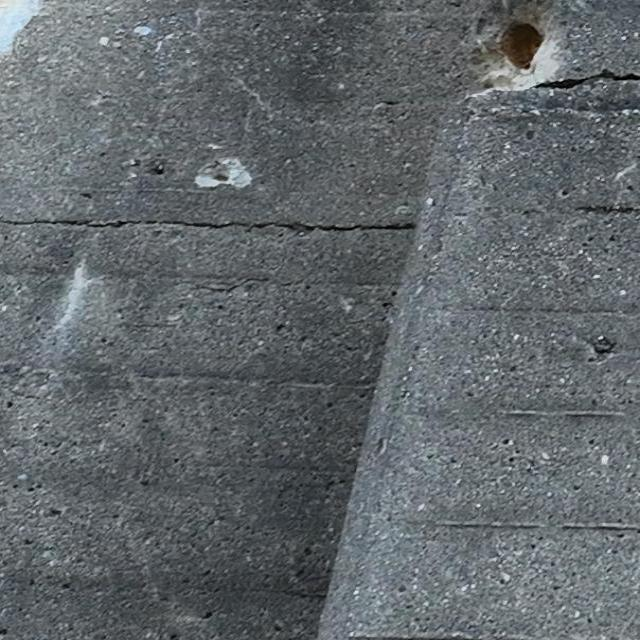
#> input picture dados/amostra/Images/A1020.jpg, 640 x 640 px
$ python -i modelo_simples.py   (imports and definitions only)   (older library calls are emulated)
#> lines starting #> are read from the running program, lines starting #| are printed output that depends on the picture
### codigo/config.py
"""Parâmetros configuráveis do protótipo (Semana 2)."""

from __future__ import annotations

import os
import logging
from pathlib import Path

logger = logging.getLogger(__name__)

RAIZ_PROJETO: Path = Path(__file__).resolve().parent.parent

# O nome original da pasta no dataset tem um erro de digitação ("Segmentaion")
PASTA_DENTRO_DO_ZIP: str = "Damage Segmentaion"

# Caminhos dentro do zip
PASTA_IMAGENS: str = f"{PASTA_DENTRO_DO_ZIP}/Images"
PASTA_MASCARAS: str = f"{PASTA_DENTRO_DO_ZIP}/Refined Labels/Mask"
PASTA_XML: str = f"{PASTA_DENTRO_DO_ZIP}/Refined Labels/Pascal Voc"

# Máscaras coloridas do DamCrack (Refined Labels/Mask):
# vermelho = classe 0 (tratamos como possível rachadura)
# azul     = classe 1 (outro dano, em geral spalling — confirmar no artigo)
COR_CLASSE_0: tuple[int, int, int] = (255, 0, 0)  # RGB
COR_CLASSE_1: tuple[int, int, int] = (0, 0, 255)

NOMES_CLASSE: dict[int, str] = {
    0: "possivel_rachadura",
    1: "outro_dano",
}

# Constantes de pré-processamento e análise de imagem
TAMANHO_MAXIMO: int = 640
KERNEL_BLUR: tuple[int, int] = (5, 5)
LIMIAR_CANNY_BAIXO: int = 70
LIMIAR_CANNY_ALTO: int = 180
KERNEL_MORFOLOGIA: int = 3
AREA_MINIMA_REGIAO: float = 80.0

# Pré-processamento e remoção de ruído. São operações locais de CPU e não usam
# rede neural; são aplicadas a qualquer foto, webcam ou vídeo antes da detecção.
CLAHE_CLIP_LIMIT: float = 2.0
CLAHE_GRADE: tuple[int, int] = (8, 8)
BILATERAL_DIAMETRO: int = 7
BILATERAL_SIGMA_COR: float = 35.0
BILATERAL_SIGMA_ESPACO: float = 35.0
AREA_MINIMA_COMPONENTE: int = 30
FRACAO_MAXIMA_COMPONENTE: float = 0.15
COBERTURA_MAXIMA_METODO_VOTO: float = 0.25
ESCALA_FRANGI: float = 0.5
COMPRIMENTO_MINIMO_REGIAO_VOTO: int = 24
FRACAO_COMPRIMENTO_MINIMO_VOTO: float = 0.078

# Constantes para alertas
PERSISTENCIA_INSPECAO: int = 3
CONFIANCA_INSPECAO: float = 0.45
VOTOS_MINIMOS_URGENTE: int = 3

# Faixas de tamanho VISUAL na imagem. Não são limites geotécnicos nem servem
# para diagnosticar a estabilidade da barragem; apenas definem prioridade de
# inspeção para a maior região encontrada pela câmera.
AREA_RELATIVA_MEDIA: float = 0.0015
AREA_RELATIVA_GRANDE: float = 0.008
COMPRIMENTO_RELATIVO_MEDIO: float = 0.10
COMPRIMENTO_RELATIVO_GRANDE: float = 0.30

# Constantes mágicas da segmentação
KERNEL_MORFOLOGIA_GRANDE: int = 15
ADAPTATIVO_BLOCO: int = 51
ADAPTATIVO_C: int = 9
PERCENTIL_BLACKHAT: float = 88.0
PERCENTIL_TOPHAT: float = 88.0
PERCENTIL_SOBEL: float = 85.0
PERCENTIL_FRANGI: float = 92.0
FRANGI_LIMIAR_RESOLUCAO: int = 360
BINS_MODELO_SIMPLES: int = 32


def _zip_padrao() -> Path:
    """Retorna o caminho padrão do arquivo ZIP contendo os dados."""
    env = os.environ.get("DAMCRACK_ZIP")
    if env:
        return Path(env)
    candidatos = [
        Path("/content/drive/MyDrive/Damage Segmentaion.zip"),
        Path("/content/drive/MyDrive/Documentos/Damage Segmentaion.zip"),
        Path("/content/Damage Segmentaion.zip"),
        Path.home() / "Documentos/Damage Segmentaion.zip",
        RAIZ_PROJETO / "Damage Segmentaion.zip",
    ]
    for caminho in candidatos:
        if caminho.is_file():
            return caminho
    return candidatos[0]


ZIP_PADRAO: Path = _zip_padrao()
PASTA_AMOSTRA: Path = Path(os.environ.get("DAMCRACK_AMOSTRA", str(RAIZ_PROJETO / "dados" / "amostra")))
PASTA_RESULTADOS: Path = RAIZ_PROJETO / "resultados"
PASTA_MODELOS: Path = PASTA_RESULTADOS / "modelos"
MODELO_SIMPLES_PADRAO: Path = PASTA_MODELOS / "limiar_damcrack.npz"


# [14 lines left out: function definir_zip, not called in this run]

### codigo/modelo_simples.py
"""Classificador leve treinado com as máscaras do DamCrack, sem rede neural."""

from __future__ import annotations

from functools import lru_cache
from pathlib import Path

import cv2
import numpy as np

from codigo import config

BINS = config.BINS_MODELO_SIMPLES


# [92 lines left out: functions caracteristicas_visuais, _indices_caracteristicas, _carregar_tabela, segmentar_com_modelo, not called in this run]

>>> import cv2
>>> picture = cv2.imread('../dados/amostra/Images/A1020.jpg')
#> picture is the input picture: shape (640, 640, 3); mean B, G, R 106.9, 103.4, 97.6
>>> result = caracteristicas_visuais(picture)
#> in caracteristicas_visuais, `fundo = cv2.GaussianBlur(cinza, (0, 0), sigmaX=5)`:
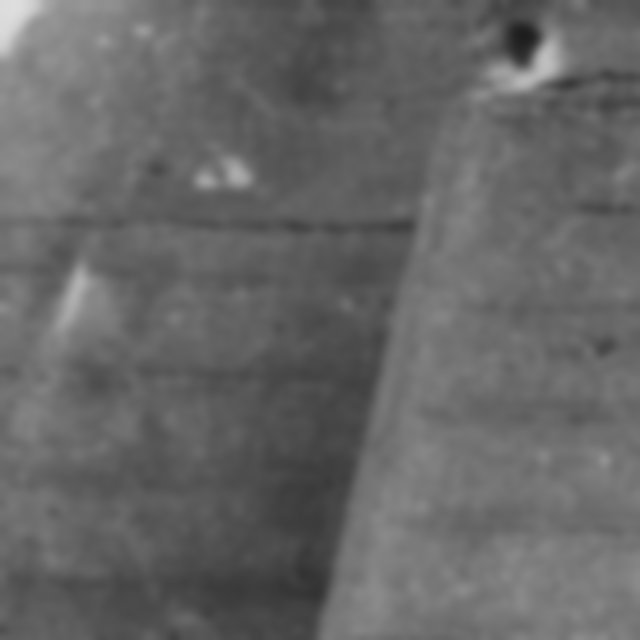
#> fundo: shape (640, 640); min 29, max 222, mean 102.1
#> in caracteristicas_visuais, `escuro = cv2.subtract(fundo, cinza)`:
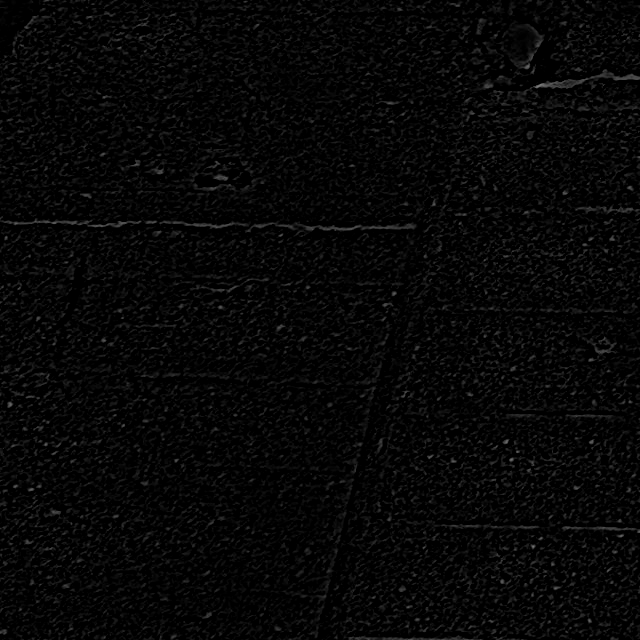
#> escuro: shape (640, 640); min 0, max 122, mean 6.7
#> in caracteristicas_visuais, `gradiente_x = cv2.Sobel(cinza, cv2.CV_32F, 1, 0, ksize=3)`:
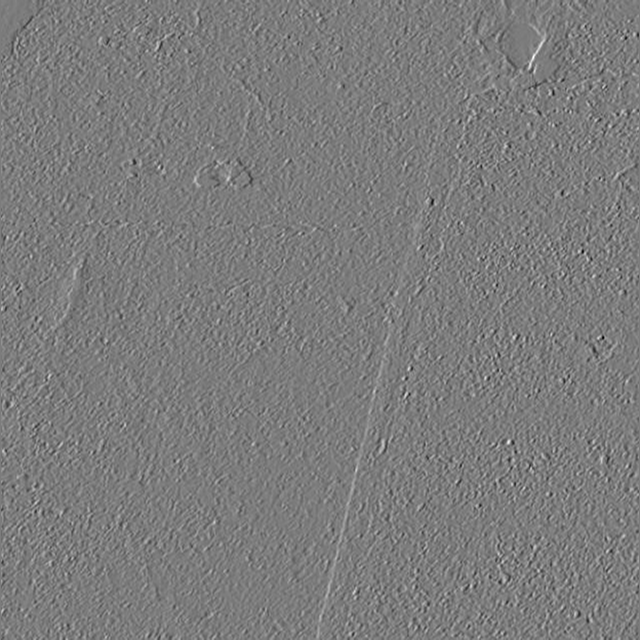
#> gradiente_x: shape (640, 640) float32; min -585, max 614, mean -0.2; drawn with min black and max white
#> in caracteristicas_visuais, `gradiente_y = cv2.Sobel(cinza, cv2.CV_32F, 0, 1, ksize=3)`:
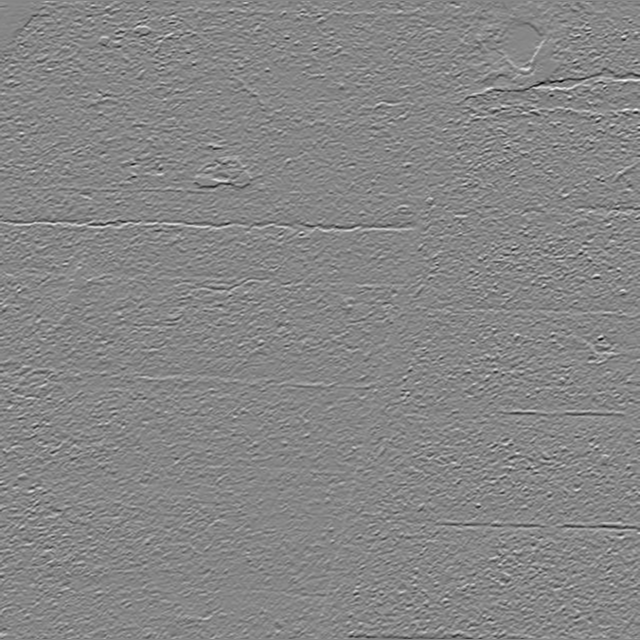
#> gradiente_y: shape (640, 640) float32; min -722, max 647, mean -0.2; drawn with min black and max white
#> in caracteristicas_visuais, `borda = np.clip(cv2.magnitude(gradiente_x, gradiente_y), 0, 255).astyp..`:
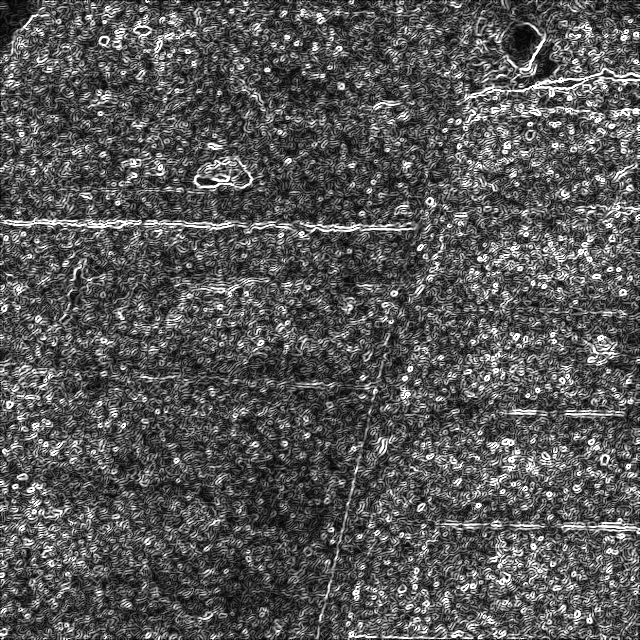
#> borda: shape (640, 640); min 0, max 255, mean 86.8

$ run again, on dados/amostra/Images/A1054.jpg
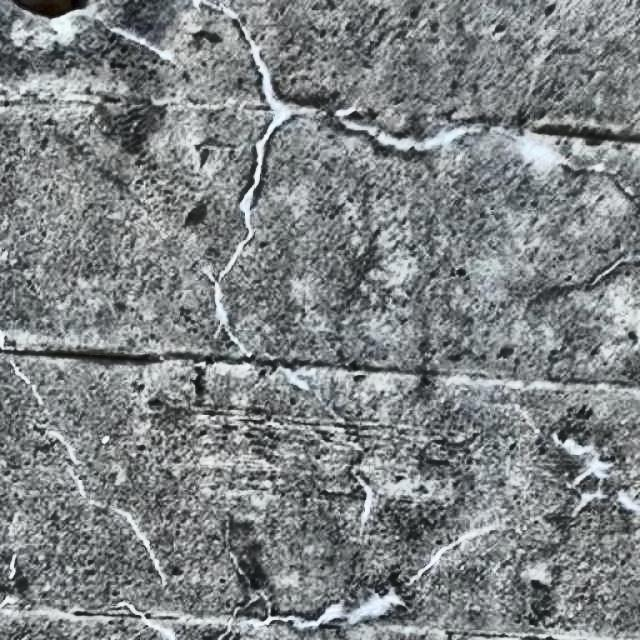
#> input picture dados/amostra/Images/A1054.jpg, 640 x 640 px
#> picture is the input picture: shape (640, 640, 3); mean B, G, R 132.8, 130.8, 126.5
#> in caracteristicas_visuais, `gradiente_y = cv2.Sobel(cinza, cv2.CV_32F, 0, 1, ksize=3)`:
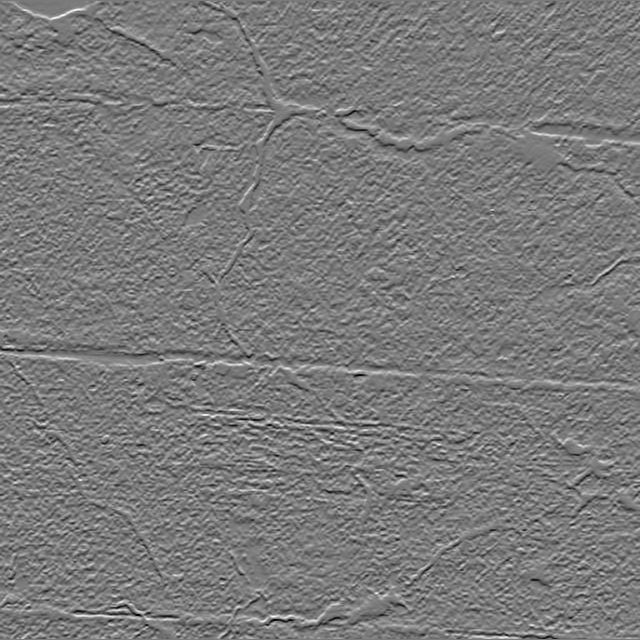
#> gradiente_y: shape (640, 640) float32; min -739, max 795, mean 0.2; drawn with min black and max white
#> in caracteristicas_visuais, `borda = np.clip(cv2.magnitude(gradiente_x, gradiente_y), 0, 255).astyp..`:
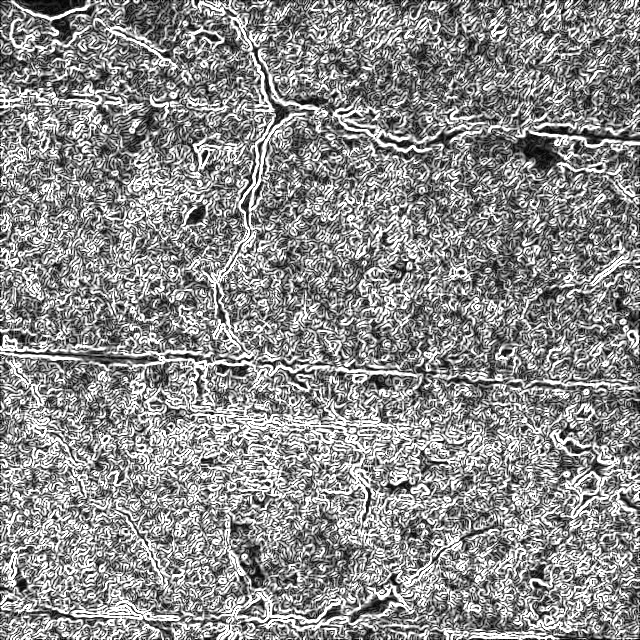
#> borda: shape (640, 640); min 0, max 255, mean 140.7

$ run again, on dados/amostra/Images/A109.jpg
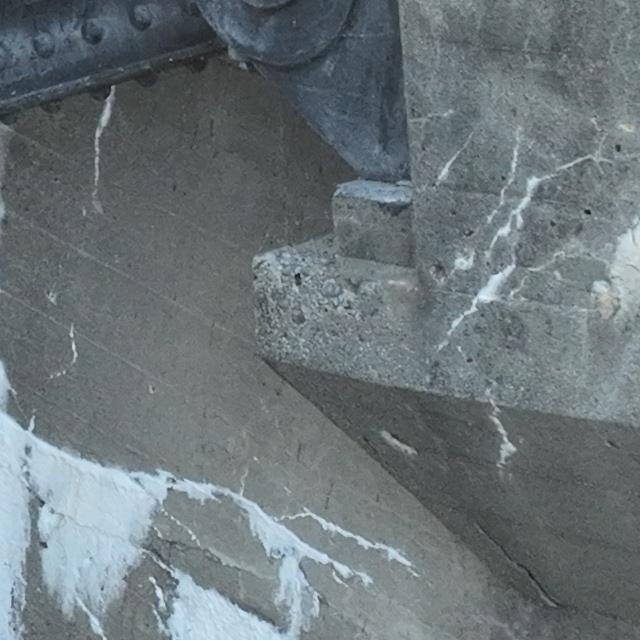
#> input picture dados/amostra/Images/A109.jpg, 640 x 640 px
#> picture is the input picture: shape (640, 640, 3); mean B, G, R 120.2, 116.6, 107
#> in caracteristicas_visuais, `gradiente_y = cv2.Sobel(cinza, cv2.CV_32F, 0, 1, ksize=3)`:
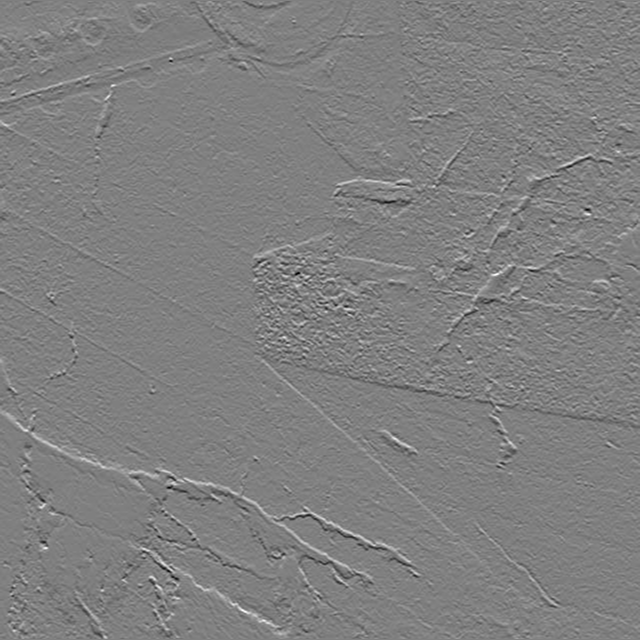
#> gradiente_y: shape (640, 640) float32; min -425, max 422, mean 0.6; drawn with min black and max white
#> in caracteristicas_visuais, `borda = np.clip(cv2.magnitude(gradiente_x, gradiente_y), 0, 255).astyp..`:
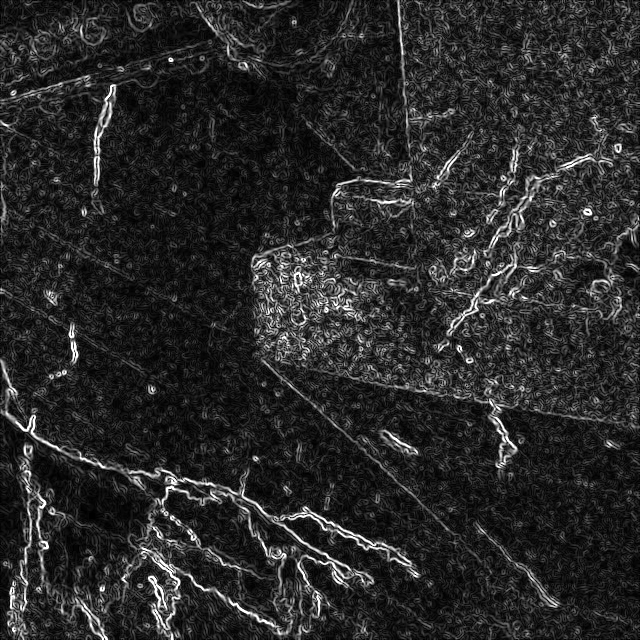
#> borda: shape (640, 640); min 0, max 255, mean 41.1

$ run again, on dados/amostra/Images/A1092.jpg
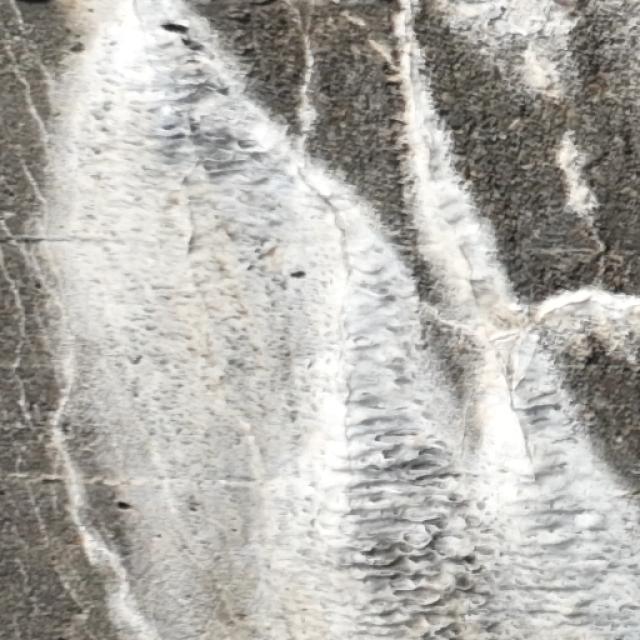
#> input picture dados/amostra/Images/A1092.jpg, 640 x 640 px
#> picture is the input picture: shape (640, 640, 3); mean B, G, R 170.5, 175.5, 177.4
#> in caracteristicas_visuais, `gradiente_y = cv2.Sobel(cinza, cv2.CV_32F, 0, 1, ksize=3)`:
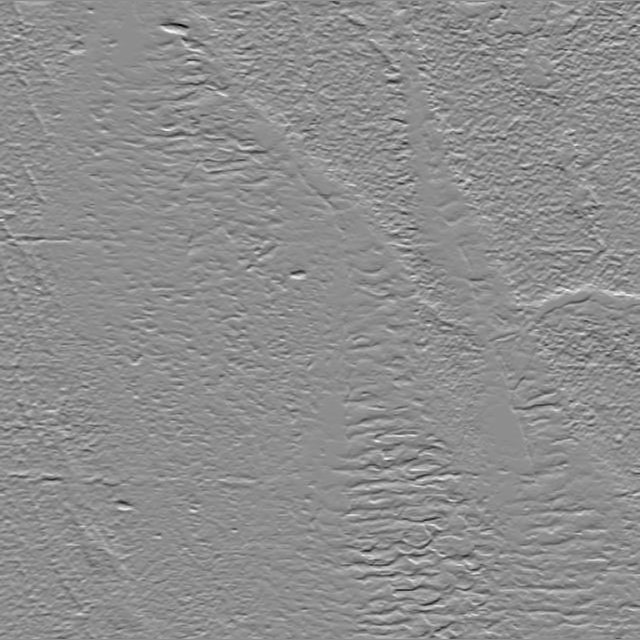
#> gradiente_y: shape (640, 640) float32; min -607, max 484, mean 0.2; drawn with min black and max white
#> in caracteristicas_visuais, `borda = np.clip(cv2.magnitude(gradiente_x, gradiente_y), 0, 255).astyp..`:
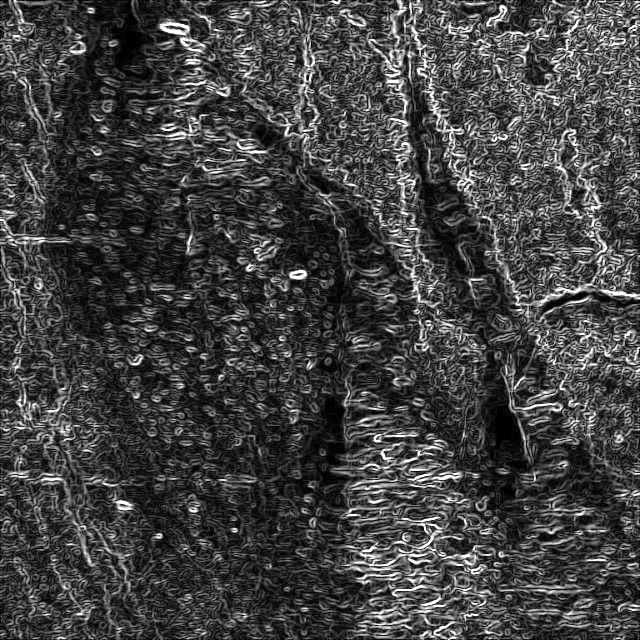
#> borda: shape (640, 640); min 0, max 255, mean 66.5
